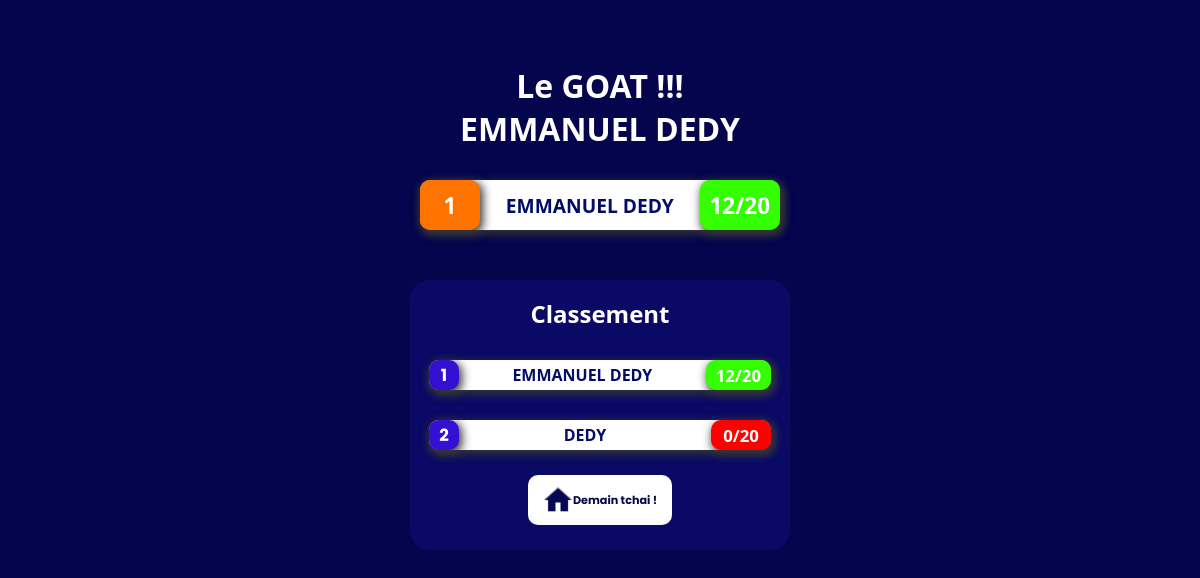
Before: /classez with the older database file.
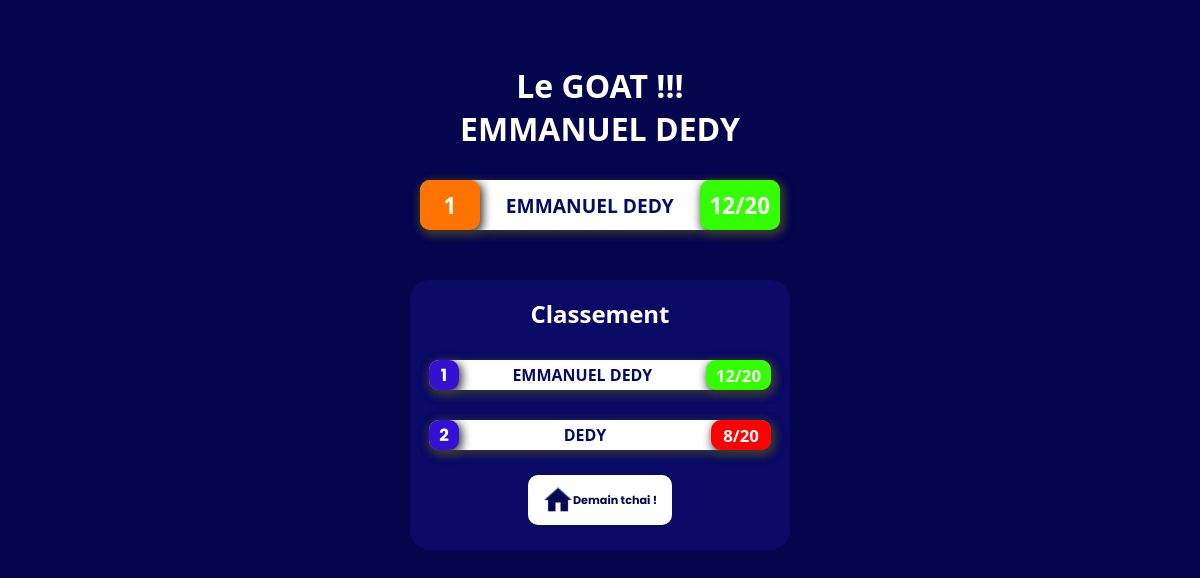
After: the same page with the newer database file.
### app.py (models this page shows, shortened)
class classement(db.Model):
    id = db.Column(db.Integer, primary_key = True)
    comp = db.Column(db.String(20), unique = False , nullable = False)
    note = db.Column(db.Integer)

### app.py (the view)
@app.route('/classez')
def classez():
    classep = classement.query.all()
    eudpe = Profiles.query.all()
    datae = compte.query.get(2)
    tab = []
    for i in classep :
        tab.append([i.note,i.comp ])
    q=[]
    tab = sorted(tab)
    w= reversed(tab)
    comp=[]
    for i in tab:
        q.append(i[0])
    maxe = max(q)
    for i in tab:
        if maxe == i[0] :
            aqsz = i
            print("voivi ",aqsz)
            break
    txs= [aqsz[0],aqsz[1]]
    aouo=[20, 'Emmanuel DEDY']
    print(txs,maxe,aqsz[1])
    lenm= len(tab)-2
    qcs=[]
    for a in tab[::-1]:
        qcs.append(a)
    qsw = qcs.index(txs)+1
    return render_template("classement.html",tab=qcs,comp=comp,maxe=txs,lenm=lenm,qsw=qsw)

### templates/classement.html (shortened to what this page needs)
<!DOCTYPE html>
<html lang="en">
<head>
    <link rel="stylesheet" href="/static/CSS/admin.css">
</head>
<body>
    <div class="aqwxc">
        <div class="clase" style="color: white;">
            <a href="/fin" style="text-decoration: none;color: white;"><h1 id="class" style="text-align: center;">Le GOAT !!! <br> <span style="text-transform: uppercase;font-family: 'Segoe UI', Tahoma, Geneva, Verdana, sans-serif;">{{maxe[1]}}</span> </h1></a>
        </div>
        {% if maxe %}
        <div class="lopm">
            <div class="lo1">
                <div class="lo105">
                    <h1 id="lo11">{{qsw}}</h1>
                </div>
                <div class="lo12">
                    <h2 style="text-transform: uppercase;font-family: 'Segoe UI', Tahoma, Geneva, Verdana, sans-serif;color: #030d66;font-weight: bolder;">{{maxe[1]}}</h2>
                </div>
                {% if maxe[0]>= 10 %}
                    <div class="lo10">
                        <h1 id="lo11">{{maxe[0]}}/20</h1>
                    </div>
                {% else %}
                    <div class="lo100">
                        <h1 id="lo11">{{maxe[0]}}/20</h1>
                    </div>
                {% endif %}
            </div>
        </div>
        {% endif %}
        <section>
            <div class="clase5" style="color: white;">
                <a href="/fin" style="text-decoration: none;color: white;"><h1 id="class" style="text-align: center;">Classement </h1></a>
            </div>
            {% for i in tab %}
            <div class="lo">
                <div class="lo1">
                    <div class="lo14">
                        <h1 id="1">{{ loop.index }}</h1>
                    </div>
                    <div class="lo12">
                        <p style="text-transform: uppercase;font-family: 'Segoe UI', Tahoma, Geneva, Verdana, sans-serif;color: #030d66;font-weight: bolder;">{{ i[1] }}</p>
                    </div>
                    {% if i[0] >= 10 %}
                        <div class="lo10">
                            <h1 id="lo11">{{ i[0] }}/20</h1>
                        </div>
                    {% else %}
                        <div class="lo100">
                            <h1 id="lo11">{{ i[0] }}/20</h1>
                        </div>
                    {% endif %}
                </div>
            </div>
            {% endfor %}
            <div class="deco">
                <div class="de1">
                    <a href="/deconnexion" id="dec"><img style="filter: invert(10%) sepia(55%) saturate(3085%) hue-rotate(229deg) brightness(91%) contrast(119%);" src="{{ url_for('static', filename='IMAGE/hom.png')}}" alt="" width="30px"> Demain tchai !</a>
                </div>
            </div>
        </section>
    </div>
</body>
</html>

### static/CSS/admin.css (style rules this page uses)
* { box-sizing: border-box; margin: 0; padding: 0; font-family: 'Poppins', sans-serif; }
body { background-color: rgb(5, 5, 78); width: 100%; }
.aqwxc { width: 100%; max-width: 400px; margin: 0 auto; margin-top: 50px; background-color: rgb(5, 5, 78); }
.lo12 h2 { font-size: 1.2rem; color: rgb(5, 5, 78); font-family: system-ui, -apple-system, BlinkMacSystemFont, 'Segoe UI', Roboto, Oxygen, Ubuntu, Cantarell, 'Open Sans', 'Helvetica Neue', sans-serif; }
.clase { width: 100%; height: 100px; color: white; display: flex; align-items: end; justify-content: center; }
#class { font-family: system-ui, -apple-system, BlinkMacSystemFont, 'Segoe UI', Roboto, Oxygen, Ubuntu, Cantarell, 'Open Sans', 'Helvetica Neue', sans-serif; }
.lopm { display: flex; align-items: center; justify-content: center; flex-direction: column; width: 100%; gap: 20px; padding-top: 30px; padding-bottom: 30px; color: black; }
.lopm .lo1 { display: flex; align-items: center; justify-content: space-between; gap: 10px; width: 90%; height: 50px; background-color: white; border-radius: 10px; animation: wine 2s infinite; }
.lo { display: flex; align-items: center; justify-content: center; flex-direction: column; width: 100%; gap: 20px; padding-top: 30px; color: black; }
.lo1 { display: flex; align-items: center; justify-content: space-between; gap: 10px; width: 90%; height: 30px; background-color: white; border-radius: 10px; box-shadow: 2px 3px 10px 1px rgb(54, 54, 54); }
#lo11 { font-family: system-ui, -apple-system, BlinkMacSystemFont, 'Segoe UI', Roboto, Oxygen, Ubuntu, Cantarell, 'Open Sans', 'Helvetica Neue', sans-serif; }
.lo14 { display: flex; align-items: center; justify-content: center; font-size: 0.7rem; color: white; width: 30px; height: 30px; background-color: rgb(52, 16, 211); border-radius: 10px; box-shadow: 2px 3px 10px 1px rgb(54, 54, 54); }
.lo10 { display: flex; align-items: center; justify-content: center; font-size: 0.7rem; color: white; padding: 1px 10px; height: 100%; background-color: rgb(51, 255, 0); border-radius: 10px; box-shadow: 2px 3px 10px 1px rgb(54, 54, 54); }
.lo100 { display: flex; align-items: center; justify-content: center; font-size: 0.7rem; color: white; width: 60px; height: 100%; background-color: rgb(255, 0, 0); border-radius: 10px; box-shadow: 2px 3px 10px 1px rgb(54, 54, 54); }
.lo105 { display: flex; align-items: center; justify-content: center; font-size: 0.7rem; color: white; width: 60px; height: 100%; background-color: rgb(255, 115, 0); border-radius: 10px; box-shadow: 2px 3px 10px 1px rgb(54, 54, 54); }
.deco { display: flex; align-items: center; justify-content: center; width: 100%; height: 100px; gap: 10px; }
.de1 { display: flex; align-items: center; justify-content: center; width: 50%; height: 100px; }
#dec { display: flex; align-items: center; justify-content: center; border-radius: 10px; padding: 10px 15px; font-size: 0.7rem; color: rgb(5, 5, 78); padding-top: 10px; margin-bottom: 50px; background-color: rgb(255, 255, 255); text-decoration: none; font-weight: bolder; margin: 0 auto; text-align: center; border: none; }
section { width: 95%; background-color: rgba(15, 15, 121, 0.575); border-radius: 20px; margin: 0 auto; margin-bottom: 10px; }
.clase5 { width: 100%; height: 50px; margin-top: 20px; color: white; display: flex; align-items: end; justify-content: center; }

Changed rows visible on the page:
changed classement "DEDY": note "0" → "8"
